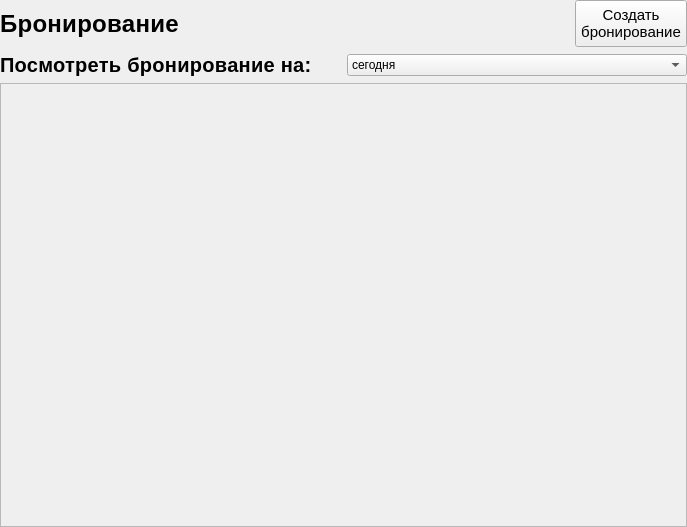
<?xml version="1.0" encoding="UTF-8"?>
<ui version="4.0">
 <class>FormBooking</class>
 <widget class="QWidget" name="FormBooking">
  <property name="geometry">
   <rect>
    <x>0</x>
    <y>0</y>
    <width>687</width>
    <height>527</height>
   </rect>
  </property>
  <property name="windowTitle">
   <string>Form</string>
  </property>
  <property name="styleSheet">
   <string notr="true"/>
  </property>
  <layout class="QVBoxLayout" name="verticalLayout">
   <property name="leftMargin">
    <number>0</number>
   </property>
   <property name="topMargin">
    <number>0</number>
   </property>
   <property name="rightMargin">
    <number>0</number>
   </property>
   <property name="bottomMargin">
    <number>0</number>
   </property>
   <item>
    <layout class="QHBoxLayout" name="horizontalLayout">
     <item>
      <widget class="QLabel" name="label">
       <property name="styleSheet">
        <string notr="true">font-style: normal;
font-weight: 700;
font-size: 24px;
line-height: 30px;
letter-spacing: 0.3px;</string>
       </property>
       <property name="text">
        <string>Бронирование</string>
       </property>
      </widget>
     </item>
     <item alignment="Qt::AlignRight">
      <widget class="QPushButton" name="pushButton">
       <property name="maximumSize">
        <size>
         <width>120</width>
         <height>50</height>
        </size>
       </property>
       <property name="styleSheet">
        <string notr="true">padding: 5px;
font-size: 15px;</string>
       </property>
       <property name="text">
        <string>Создать 
бронирование</string>
       </property>
      </widget>
     </item>
    </layout>
   </item>
   <item>
    <layout class="QHBoxLayout" name="horizontalLayout_2">
     <item>
      <widget class="QLabel" name="label_2">
       <property name="styleSheet">
        <string notr="true">font-style: normal;
font-weight: 700;
font-size: 20px;
line-height: 30px;
letter-spacing: 0.3px;</string>
       </property>
       <property name="text">
        <string>Посмотреть бронирование на: </string>
       </property>
      </widget>
     </item>
     <item>
      <widget class="QComboBox" name="comboBox">
       <property name="styleSheet">
        <string notr="true"/>
       </property>
       <item>
        <property name="text">
         <string>сегодня</string>
        </property>
       </item>
       <item>
        <property name="text">
         <string>этой неделе</string>
        </property>
       </item>
       <item>
        <property name="text">
         <string>месяц</string>
        </property>
       </item>
      </widget>
     </item>
    </layout>
   </item>
   <item>
    <widget class="QStackedWidget" name="stackedWidget">
     <property name="currentIndex">
      <number>0</number>
     </property>
     <widget class="QWidget" name="page">
      <layout class="QVBoxLayout" name="verticalLayout_2">
       <property name="spacing">
        <number>0</number>
       </property>
       <property name="leftMargin">
        <number>0</number>
       </property>
       <property name="topMargin">
        <number>0</number>
       </property>
       <property name="rightMargin">
        <number>0</number>
       </property>
       <property name="bottomMargin">
        <number>0</number>
       </property>
       <item>
        <widget class="QScrollArea" name="scrollArea">
         <property name="styleSheet">
          <string notr="true">
QScrollBar:vertical
    {
        background-color: #2e343c;
        width: 15px;
        margin: 4px 3px 4px 3px;
        border: 1px transparent #2A2929;
        border-radius: 4px;
    }

QScrollBar::handle:vertical
    {
        background-color: #565b60;         /* #605F5F; */
        min-height: 5px;
        border-radius: 4px;
    }

    QScrollBar::sub-line:vertical
    {
        margin: 3px 0px 3px 0px;
        border-image: url(:/qss_icons/rc/up_arrow_disabled.png);
        height: 10px;
        width: 10px;
        subcontrol-position: top;
        subcontrol-origin: margin;
    }

    QScrollBar::add-line:vertical
    {
        margin: 3px 0px 3px 0px;
        border-image: url(:/qss_icons/rc/down_arrow_disabled.png);
        height: 10px;
        width: 10px;
        subcontrol-position: bottom;
        subcontrol-origin: margin;
    }

    QScrollBar::sub-line:vertical:hover,QScrollBar::sub-line:vertical:on
    {
        border-image: url(:/qss_icons/rc/up_arrow.png);
        height: 10px;
        width: 10px;
        subcontrol-position: top;
        subcontrol-origin: margin;
    }

    QScrollBar::add-line:vertical:hover, QScrollBar::add-line:vertical:on
    {
        border-image: url(:/qss_icons/rc/down_arrow.png);
        height: 10px;
        width: 10px;
        subcontrol-position: bottom;
        subcontrol-origin: margin;
    }

    QScrollBar::up-arrow:vertical, QScrollBar::down-arrow:vertical
    {
        background: none;
    }

    QScrollBar::add-page:vertical, QScrollBar::sub-page:vertical
    {
        background: none;
    }</string>
         </property>
         <property name="widgetResizable">
          <bool>true</bool>
         </property>
         <widget class="QWidget" name="scrollAreaWidgetContents">
          <property name="geometry">
           <rect>
            <x>0</x>
            <y>0</y>
            <width>685</width>
            <height>430</height>
           </rect>
          </property>
          <layout class="QVBoxLayout" name="verticalLayout_3"/>
         </widget>
        </widget>
       </item>
      </layout>
     </widget>
     <widget class="QWidget" name="page_2">
      <layout class="QHBoxLayout" name="horizontalLayout_3">
       <property name="leftMargin">
        <number>0</number>
       </property>
       <property name="topMargin">
        <number>0</number>
       </property>
       <property name="rightMargin">
        <number>0</number>
       </property>
       <property name="bottomMargin">
        <number>0</number>
       </property>
       <item>
        <widget class="QScrollArea" name="scrollArea_2">
         <property name="styleSheet">
          <string notr="true">QWidget
{
	background: #0e1621;
}
QScrollBar:vertical
    {
        background-color: #2e343c;
        width: 15px;
        margin: 4px 3px 4px 3px;
        border: 1px transparent #2A2929;
        border-radius: 4px;
    }

QScrollBar::handle:vertical
    {
        background-color: #565b60;         /* #605F5F; */
        min-height: 5px;
        border-radius: 4px;
    }

    QScrollBar::sub-line:vertical
    {
        margin: 3px 0px 3px 0px;
        border-image: url(:/qss_icons/rc/up_arrow_disabled.png);
        height: 10px;
        width: 10px;
        subcontrol-position: top;
        subcontrol-origin: margin;
    }

    QScrollBar::add-line:vertical
    {
        margin: 3px 0px 3px 0px;
        border-image: url(:/qss_icons/rc/down_arrow_disabled.png);
        height: 10px;
        width: 10px;
        subcontrol-position: bottom;
        subcontrol-origin: margin;
    }

    QScrollBar::sub-line:vertical:hover,QScrollBar::sub-line:vertical:on
    {
        border-image: url(:/qss_icons/rc/up_arrow.png);
        height: 10px;
        width: 10px;
        subcontrol-position: top;
        subcontrol-origin: margin;
    }

    QScrollBar::add-line:vertical:hover, QScrollBar::add-line:vertical:on
    {
        border-image: url(:/qss_icons/rc/down_arrow.png);
        height: 10px;
        width: 10px;
        subcontrol-position: bottom;
        subcontrol-origin: margin;
    }

    QScrollBar::up-arrow:vertical, QScrollBar::down-arrow:vertical
    {
        background: none;
    }

    QScrollBar::add-page:vertical, QScrollBar::sub-page:vertical
    {
        background: none;
    }</string>
         </property>
         <property name="widgetResizable">
          <bool>true</bool>
         </property>
         <widget class="QWidget" name="scrollAreaWidgetContents_4">
          <property name="geometry">
           <rect>
            <x>0</x>
            <y>0</y>
            <width>98</width>
            <height>28</height>
           </rect>
          </property>
          <layout class="QVBoxLayout" name="verticalLayout_6"/>
         </widget>
        </widget>
       </item>
      </layout>
     </widget>
     <widget class="QWidget" name="page_3">
      <layout class="QHBoxLayout" name="horizontalLayout_4">
       <property name="leftMargin">
        <number>0</number>
       </property>
       <property name="topMargin">
        <number>0</number>
       </property>
       <property name="rightMargin">
        <number>0</number>
       </property>
       <property name="bottomMargin">
        <number>0</number>
       </property>
       <item>
        <widget class="QScrollArea" name="scrollArea_3">
         <property name="styleSheet">
          <string notr="true">QWidget
{
	background: #0e1621;
}
QScrollBar:vertical
    {
        background-color: #2e343c;
        width: 15px;
        margin: 4px 3px 4px 3px;
        border: 1px transparent #2A2929;
        border-radius: 4px;
    }

QScrollBar::handle:vertical
    {
        background-color: #565b60;         /* #605F5F; */
        min-height: 5px;
        border-radius: 4px;
    }

    QScrollBar::sub-line:vertical
    {
        margin: 3px 0px 3px 0px;
        border-image: url(:/qss_icons/rc/up_arrow_disabled.png);
        height: 10px;
        width: 10px;
        subcontrol-position: top;
        subcontrol-origin: margin;
    }

    QScrollBar::add-line:vertical
    {
        margin: 3px 0px 3px 0px;
        border-image: url(:/qss_icons/rc/down_arrow_disabled.png);
        height: 10px;
        width: 10px;
        subcontrol-position: bottom;
        subcontrol-origin: margin;
    }

    QScrollBar::sub-line:vertical:hover,QScrollBar::sub-line:vertical:on
    {
        border-image: url(:/qss_icons/rc/up_arrow.png);
        height: 10px;
        width: 10px;
        subcontrol-position: top;
        subcontrol-origin: margin;
    }

    QScrollBar::add-line:vertical:hover, QScrollBar::add-line:vertical:on
    {
        border-image: url(:/qss_icons/rc/down_arrow.png);
        height: 10px;
        width: 10px;
        subcontrol-position: bottom;
        subcontrol-origin: margin;
    }

    QScrollBar::up-arrow:vertical, QScrollBar::down-arrow:vertical
    {
        background: none;
    }

    QScrollBar::add-page:vertical, QScrollBar::sub-page:vertical
    {
        background: none;
    }</string>
         </property>
         <property name="widgetResizable">
          <bool>true</bool>
         </property>
         <widget class="QWidget" name="scrollAreaWidgetContents_5">
          <property name="geometry">
           <rect>
            <x>0</x>
            <y>0</y>
            <width>98</width>
            <height>28</height>
           </rect>
          </property>
          <layout class="QVBoxLayout" name="verticalLayout_7"/>
         </widget>
        </widget>
       </item>
      </layout>
     </widget>
    </widget>
   </item>
  </layout>
 </widget>
 <resources/>
 <connections/>
</ui>
